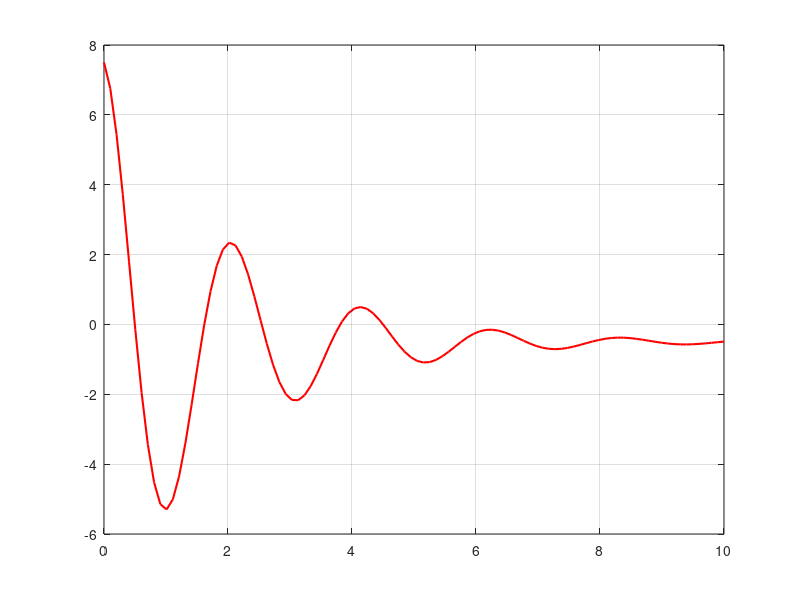
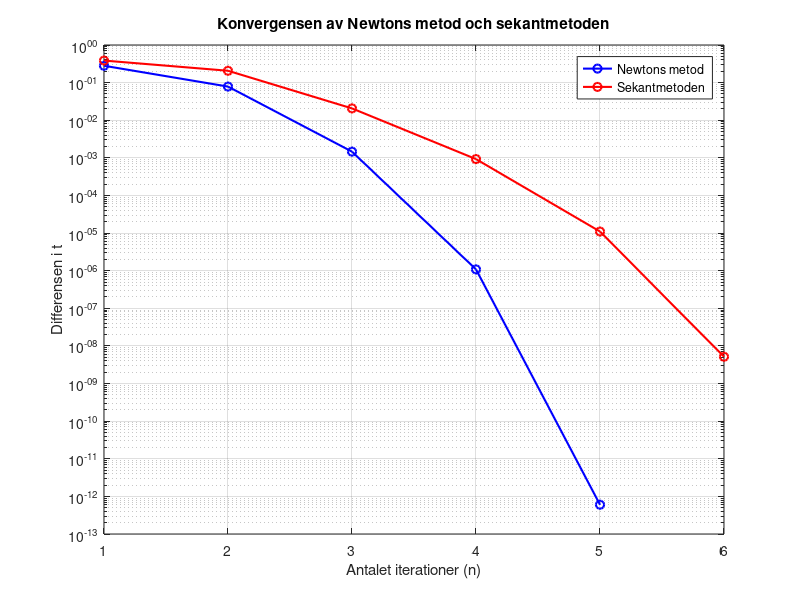
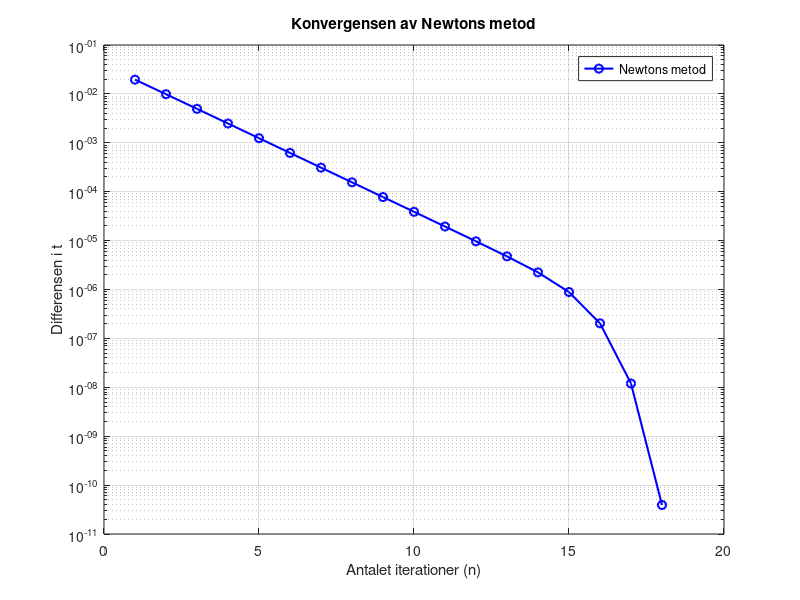

MATLAB code for these plots, in order:
clear all

format long

% a)

H = 0.5;
tol = 1e-8; % Given tolerans
t = 4.3; % Startgissning t0

f = @(t) 8.*exp(-(t./2)).*cos(3.*t) - H; % f(t) = 0
fp = @(t) -4.*exp(-(t./2)).*cos(3.*t) - 24.*exp(-(t./2)).*sin(3.*t);

% Plota funktionen för att se nollställen och välja startgissningar
figure
tv = linspace(0, 10, 100);
plot(tv, f(tv), 'r', 'LineWidth', 1.5)
grid on


difft = 1; iterN = 0; maxiter = 100;

diffN = [];

disp("H=0.5, Netons metod:")

% Newtons metod
while difft > tol && iterN < maxiter
    iterN = iterN + 1; % Inkrementera antalet iterationer
    tnew = t-f(t)/fp(t); % Newtons metod
    difft = abs(tnew - t); % |t(n+1)-t(n)|
    t = tnew; % Uppdatera t
    disp([iterN tnew difft]) % Display
    diffN = [diffN; difft]; % Lägg till difft i arrayen
end

% Svar på frågor
%
% Med startvärdet 4.3 krävdes 5 iterationer och svaret blev ~4.5

% b)

told = 4.2; % t0
t = 4.3; % t1

difft = 1; iterS = 0; maxiter = 100;

diffS = []; % Initialisera tom array

disp("H=0.5, sekantmetoden:")

% Sekantmetoden
while difft > tol && iterS < maxiter
    iterS = iterS + 1; % Inkrementera antalet iterationer
    tnew = t-f(t)*(t-told)/(f(t)-f(told)); % Sekantmetoden
    difft = abs(tnew - t); % |t(n+1)-t(n)|
    told = t; % Uppdatera told
    t = tnew; % Uppdatera t
    disp([iterS tnew difft]) % Display
    diffS = [diffS; difft]; % Lägg till difft i arrayen
end

% Svar på frågor:
%
% Med startvärden t0=4.2 och t1=4.3 krävdes 6 iterationer och resultatet
% blev ~4.5. Med de valda startvärdena krävde Newtons metod färre
% iterationer än sekantmetoden. Anledningen till detta är att Newtons metod
% generellt har en högre konvergenshastighet. Newtons metod konvergerar
% kvadratiskt medan sekantmetoden konvergerar superlinjärt.

% c)

figure
semilogy(1:iterN, diffN, '-bo', 'LineWidth', 1.5)
hold on
semilogy(1:iterS, diffS, '-ro', 'LineWidth', 1.5)
xlabel('Antalet iterationer (n)')
ylabel('Differensen i t')
title('Konvergensen av Newtons metod och sekantmetoden')
grid on
legend('Newtons metod', 'Sekantmetoden', 'Location', 'Best')

% d)

H = 2.8464405473;
t = 2.0; % Startgissning t0

f = @(t) 8.*exp(-(t./2)).*cos(3.*t) - H; % f(t) = 0

difft = 1; iterN = 0; maxiter = 100;

diffN = [];

disp("H=2.8464405473, Newtons metod:")

% Newtons metod
while difft > tol && iterN < maxiter
    iterN = iterN + 1; % Inkrementera antalet iterationer
    tnew = t-f(t)/fp(t); % Newtons metod
    difft = abs(tnew - t); % |t(n+1)-t(n)|
    t = tnew; % Uppdatera t
    disp([iterN tnew difft]) % Display
    diffN = [diffN; difft]; % Lägg till difft i arrayen
end

figure
semilogy(1:iterN, diffN, '-bo', 'LineWidth', 1.5)
xlabel('Antalet iterationer (n)')
ylabel('Differensen i t')
title('Konvergensen av Newtons metod')
grid on
legend('Newtons metod', 'Location', 'Best')

% Svar på frågor:
%
% T≈2.04. Konvergenshastighet är betydligt lägre för detta värde på H, då metoden
% verkar konvergera linjärt snarare än kvadratiskt. Anledningen till att 
% metoden beter sig annorlunda för detta värde på H är att funktionen f(t) 
% har en lokal maximipunkt i det sökta nollstället. På grund av det kommer 
% både f(t) och f'(t) vara väldigt små i närheten av nollstället vilket 
% kommer göra att Newtons metod tappar i fart då ökningen i t (-f(t)/f'(t)) 
% blir väldigt liten. Metoden kommer därför ta väldigt korta steg, vilket kommer 
% göra att den kräver fler iterationer och konvergerar linjärt snarare än 
% kvadratiskt. Vad gäller känsligheten för valet av startvärdet skiljer sig 
% metoden från a) på så sätt att den tål en större felmarginal. 
% Det beror på att avståndet till övriga nollställen är större för denna
% funktion samt att avståndet är längre till funktionens närmsta
% extrempunkt där derivatan kommer ändras drastiskt och göra att metoden
% konvergerar mot en annan punkt.